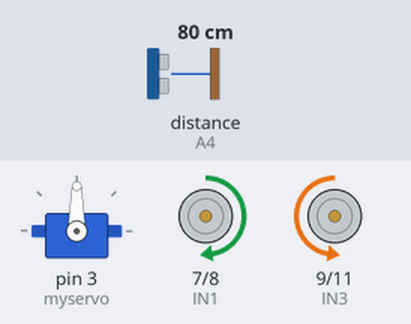
Bench run of a sketch on a simulated Arduino Uno, built with avr-gcc and run on an emulated ATmega328P. On the bench: servo, motor-driver pin pairs drawn as motors (green arrow = first pin HIGH = forward, orange = second pin HIGH = backward, longer = more drive, scaled by the enable pin). Wiring (inferred from the names in the program): ultrasonic range finder: trigger A5; echo A4. The inputs (shaded band) are chosen by the test bench; at power-on: distance to the obstacle (sensor on A4) 80 cm. The echo pulse lasts 58.3 µs per cm.

Above: at 1.8 s.
1.9 s: distance to the obstacle (sensor on A4) set to 16 cm
3.4 s: distance to the obstacle (sensor on A4) set to 12 cm
At 6.2 s:
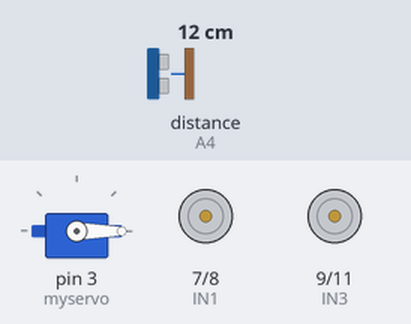
At 8.4 s:
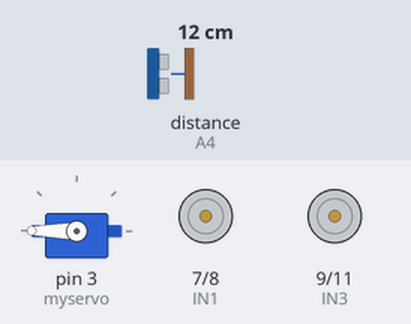
9.6 s: distance to the obstacle (sensor on A4) set to 18 cm
At 10.3 s:
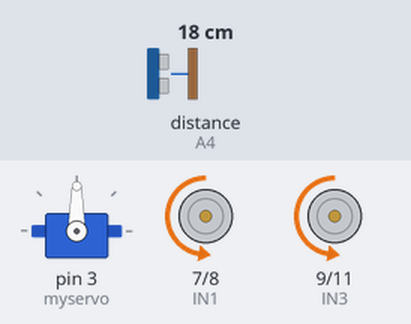
Timing chart, 0 to 12.6 s (numbered marks = the images above; inputs shaded):
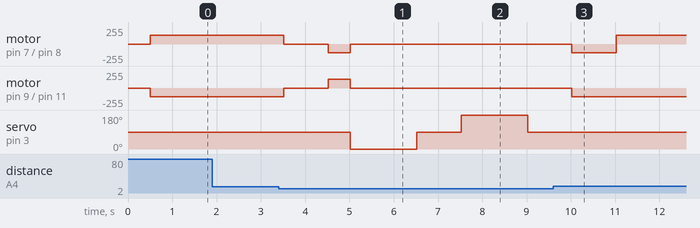

The sketch:

Task2.ino
```cpp
#include <Servo.h>  //servo library
Servo myservo;      // create servo object

int Echo  = A4;
int Trig  = A5;

#define ENA 5
#define ENB 6
#define IN1 7
#define IN2 8
#define IN3 9
#define IN4 11
#define carSpeed 128
int rightDistance = 0, leftDistance = 0, middleDistance = 0;

void forward(){
  analogWrite(ENA, carSpeed);
  analogWrite(ENB, carSpeed);
  digitalWrite(IN1, HIGH);
  digitalWrite(IN2, LOW);
  digitalWrite(IN3, LOW);
  digitalWrite(IN4, HIGH);
  // Serial.println("Forward");
}

void back() {
  analogWrite(ENA, carSpeed);
  analogWrite(ENB, carSpeed);
  digitalWrite(IN1, LOW);
  digitalWrite(IN2, HIGH);
  digitalWrite(IN3, HIGH);
  digitalWrite(IN4, LOW);
  // Serial.println("Back");
}

void left() {
  analogWrite(ENA, carSpeed);
  analogWrite(ENB, carSpeed);
  digitalWrite(IN1, LOW);
  digitalWrite(IN2, HIGH);
  digitalWrite(IN3, LOW);
  digitalWrite(IN4, HIGH);
  // Serial.println("Left");
}

void right() {
  analogWrite(ENA, carSpeed);
  analogWrite(ENB, carSpeed);
  digitalWrite(IN1, HIGH);
  digitalWrite(IN2, LOW);
  digitalWrite(IN3, HIGH);
  digitalWrite(IN4, LOW);
  // Serial.println("Right");
}

void stop() {
  digitalWrite(ENA, LOW);
  digitalWrite(ENB, LOW);

}
long ultrasonicDistanceInCM() {               // distance in cm using the Ultrasonic sensor
  digitalWrite(Trig, LOW);
  delayMicroseconds(2);
  digitalWrite(Trig, HIGH);
  delayMicroseconds(10);
  digitalWrite(Trig, LOW);
  long duration = pulseIn(Echo, HIGH);
  return duration / 50;
}


void setup() {
  myservo.attach(3);
  Serial.begin(9600);
  pinMode(Echo, INPUT);
  pinMode(Trig, OUTPUT);
  pinMode(IN1, OUTPUT);
  pinMode(IN2, OUTPUT);
  pinMode(IN3, OUTPUT);
  pinMode(IN4, OUTPUT);
  pinMode(ENA, OUTPUT);
  pinMode(ENB, OUTPUT);

}

void loop() {

    myservo.write(90);  //setservo position according to scaled value
    delay(500);
    middleDistance = ultrasonicDistanceInCM();

    if(middleDistance <= 15) {
      stop();
      delay(1000);
      back();
      delay(500);
      stop();
      myservo.write(0);
      delay(1000);
      rightDistance = ultrasonicDistanceInCM();

      delay(500);
      myservo.write(90);
      delay(1000);
      myservo.write(180);
      delay(1000);
      leftDistance = ultrasonicDistanceInCM();

      delay(500);
      myservo.write(90);
      delay(1000);
      if(rightDistance > leftDistance) {
        right();
        delay(500);
      }
      else if(rightDistance < leftDistance) {
        left();
        delay(500);
      }
    }
    else {
        forward();
    }
}
```

Measured:
- the behaviour switches between 15 and 14 cm on distance to the obstacle (sensor on A4) (found by bisection; images 0 and 1)
- after the input at 1.9 s, every drawn part: stays the same
- after the input at 3.4 s, motor on pin 7 (IN1) / pin 8 (IN2): forward 128/255 → stopped after 0.12 s, → backward 128/255 1.0 s later, → stopped 0.50 s later; motor on pin 9 (IN3) / pin 11 (IN4): backward 128/255 → stopped after 0.12 s, → forward 128/255 1.0 s later, → stopped 0.50 s later
- after the input at 9.6 s, motor on pin 9 (IN3) / pin 11 (IN4): goes on until 10.0 s, then stays backward 128/255; servo on pin 3 (myservo): stays 90° (without the input it goes to 0° after 2.9 s)
